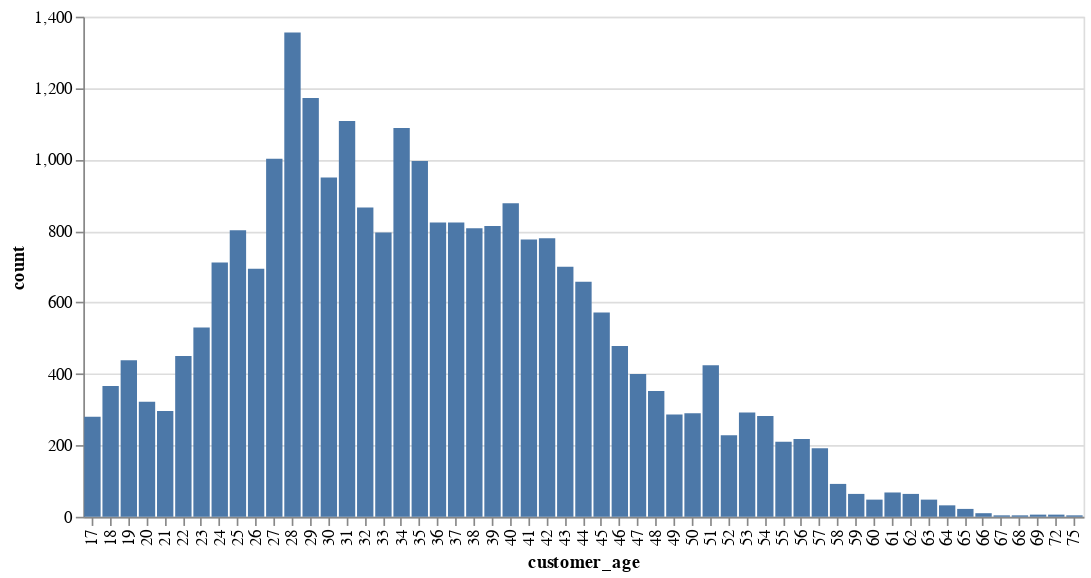

The code cell stored with this chart in its notebook:
### Markdown cell above
### Altair

### Code cell
(
    alt.Chart(
    customer_count_df,
        width=600
    )
    .mark_bar()
    .encode(
        x="customer_age:N",
        y="count:Q"
    )
)

### Figure 1 — Vega specification as saved in the notebook (floating-point values rounded to 4 significant figures)
{"$schema": "https://vega.github.io/schema/vega/v5.json", "data": [{"name": "source_0", "values": [{"count": 280, "count_end": 280.0, "count_start": 0.0, "customer_age": 17}, {"count": 366, "count_end": 366.0, "count_start": 0.0, "customer_age": 18}, {"count": 438, "count_end": 438.0, "count_start": 0.0, "customer_age": 19}, {"count": 322, "count_end": 322.0, "count_start": 0.0, "customer_age": 20}, {"count": 296, "count_end": 296.0, "count_start": 0.0, "customer_age": 21}, {"count": 450, "count_end": 450.0, "count_start": 0.0, "customer_age": 22}, {"count": 530, "count_end": 530.0, "count_start": 0.0, "customer_age": 23}, {"count": 712, "count_end": 712.0, "count_start": 0.0, "customer_age": 24}, {"count": 802, "count_end": 802.0, "count_start": 0.0, "customer_age": 25}, {"count": 694, "count_end": 694.0, "count_start": 0.0, "customer_age": 26}, {"count": 1002, "count_end": 1002.0, "count_start": 0.0, "customer_age": 27}, {"count": 1356, "count_end": 1356.0, "count_start": 0.0, "customer_age": 28}, {"count": 1172, "count_end": 1172.0, "count_start": 0.0, "customer_age": 29}, {"count": 950, "count_end": 950.0, "count_start": 0.0, "customer_age": 30}, {"count": 1108, "count_end": 1108.0, "count_start": 0.0, "customer_age": 31}, {"count": 866, "count_end": 866.0, "count_start": 0.0, "customer_age": 32}, {"count": 796, "count_end": 796.0, "count_start": 0.0, "customer_age": 33}, {"count": 1088, "count_end": 1088.0, "count_start": 0.0, "customer_age": 34}, {"count": 996, "count_end": 996.0, "count_start": 0.0, "customer_age": 35}, {"count": 824, "count_end": 824.0, "count_start": 0.0, "customer_age": 36}, {"count": 824, "count_end": 824.0, "count_start": 0.0, "customer_age": 37}, {"count": 808, "count_end": 808.0, "count_start": 0.0, "customer_age": 38}, {"count": 814, "count_end": 814.0, "count_start": 0.0, "customer_age": 39}, {"count": 878, "count_end": 878.0, "count_start": 0.0, "customer_age": 40}, {"count": 776, "count_end": 776.0, "count_start": 0.0, "customer_age": 41}, {"count": 780, "count_end": 780.0, "count_start": 0.0, "customer_age": 42}, {"count": 700, "count_end": 700.0, "count_start": 0.0, "customer_age": 43}, {"count": 658, "count_end": 658.0, "count_start": 0.0, "customer_age": 44}, {"count": 572, "count_end": 572.0, "count_start": 0.0, "customer_age": 45}, {"count": 478, "count_end": 478.0, "count_start": 0.0, "customer_age": 46}, {"count": 400, "count_end": 400.0, "count_start": 0.0, "customer_age": 47}, {"count": 352, "count_end": 352.0, "count_start": 0.0, "customer_age": 48}, {"count": 286, "count_end": 286.0, "count_start": 0.0, "customer_age": 49}, {"count": 290, "count_end": 290.0, "count_start": 0.0, "customer_age": 50}, {"count": 424, "count_end": 424.0, "count_start": 0.0, "customer_age": 51}, {"count": 228, "count_end": 228.0, "count_start": 0.0, "customer_age": 52}, {"count": 292, "count_end": 292.0, "count_start": 0.0, "customer_age": 53}, {"count": 282, "count_end": 282.0, "count_start": 0.0, "customer_age": 54}, {"count": 210, "count_end": 210.0, "count_start": 0.0, "customer_age": 55}, {"count": 218, "count_end": 218.0, "count_start": 0.0, "customer_age": 56}, {"count": 192, "count_end": 192.0, "count_start": 0.0, "customer_age": 57}, {"count": 92, "count_end": 92.0, "count_start": 0.0, "customer_age": 58}, {"count": 64, "count_end": 64.0, "count_start": 0.0, "customer_age": 59}, {"count": 48, "count_end": 48.0, "count_start": 0.0, "customer_age": 60}, {"count": 68, "count_end": 68.0, "count_start": 0.0, "customer_age": 61}, {"count": 64, "count_end": 64.0, "count_start": 0.0, "customer_age": 62}, {"count": 48, "count_end": 48.0, "count_start": 0.0, "customer_age": 63}, {"count": 32, "count_end": 32.0, "count_start": 0.0, "customer_age": 64}, {"count": 22, "count_end": 22.0, "count_start": 0.0, "customer_age": 65}, {"count": 10, "count_end": 10.0, "count_start": 0.0, "customer_age": 66}, {"count": 4, "count_end": 4.0, "count_start": 0.0, "customer_age": 67}, {"count": 4, "count_end": 4.0, "count_start": 0.0, "customer_age": 68}, {"count": 6, "count_end": 6.0, "count_start": 0.0, "customer_age": 69}, {"count": 6, "count_end": 6.0, "count_start": 0.0, "customer_age": 72}, {"count": 4, "count_end": 4.0, "count_start": 0.0, "customer_age": 75}]}, {"name": "source_0_x_domain_customer_age", "values": [{"customer_age": 17}, {"customer_age": 18}, {"customer_age": 19}, {"customer_age": 20}, {"customer_age": 21}, {"customer_age": 22}, {"customer_age": 23}, {"customer_age": 24}, {"customer_age": 25}, {"customer_age": 26}, {"customer_age": 27}, {"customer_age": 28}, {"customer_age": 29}, {"customer_age": 30}, {"customer_age": 31}, {"customer_age": 32}, {"customer_age": 33}, {"customer_age": 34}, {"customer_age": 35}, {"customer_age": 36}, {"customer_age": 37}, {"customer_age": 38}, {"customer_age": 39}, {"customer_age": 40}, {"customer_age": 41}, {"customer_age": 42}, {"customer_age": 43}, {"customer_age": 44}, {"customer_age": 45}, {"customer_age": 46}, {"customer_age": 47}, {"customer_age": 48}, {"customer_age": 49}, {"customer_age": 50}, {"customer_age": 51}, {"customer_age": 52}, {"customer_age": 53}, {"customer_age": 54}, {"customer_age": 55}, {"customer_age": 56}, {"customer_age": 57}, {"customer_age": 58}, {"customer_age": 59}, {"customer_age": 60}, {"customer_age": 61}, {"customer_age": 62}, {"customer_age": 63}, {"customer_age": 64}, {"customer_age": 65}, {"customer_age": 66}, {"customer_age": 67}, {"customer_age": 68}, {"customer_age": 69}, {"customer_age": 72}, {"customer_age": 75}]}], "marks": [{"type": "rect", "name": "marks", "from": {"data": "source_0"}, "encode": {"update": {"description": {"signal": "\"customer_age: \" + (isValid(datum[\"customer_age\"]) ? datum[\"customer_age\"] : \"\"+datum[\"customer_age\"]) + \"; count: \" + (format(datum[\"count\"], \"\"))"}, "y": {"field": "count_end", "scale": "y"}, "x": {"field": "customer_age", "scale": "x"}, "ariaRoleDescription": {"value": "bar"}, "width": {"signal": "max(0.25, bandwidth('x'))"}, "fill": {"value": "#4c78a8"}, "y2": {"field": "count_start", "scale": "y"}}}, "style": ["bar"]}], "scales": [{"name": "x", "type": "band", "domain": {"data": "source_0_x_domain_customer_age", "field": "customer_age", "sort": true}, "range": [0, {"signal": "width"}], "paddingOuter": 0.05, "paddingInner": 0.1}, {"name": "y", "type": "linear", "domain": {"fields": ["count_start", "count_end"], "data": "source_0"}, "range": [{"signal": "height"}, 0], "zero": true, "nice": true}], "axes": [{"scale": "y", "maxExtent": 0, "grid": true, "ticks": false, "gridScale": "x", "orient": "left", "tickCount": {"signal": "ceil(height/40)"}, "domain": false, "labels": false, "aria": false, "minExtent": 0, "zindex": 0}, {"scale": "x", "orient": "bottom", "labelAlign": "right", "labelBaseline": "middle", "title": "customer_age", "grid": false, "zindex": 0, "labelAngle": 270}, {"scale": "y", "labelOverlap": true, "grid": false, "tickCount": {"signal": "ceil(height/40)"}, "orient": "left", "zindex": 0, "title": "count"}], "height": 300, "padding": 5, "width": 600, "background": "white", "style": "cell"}
